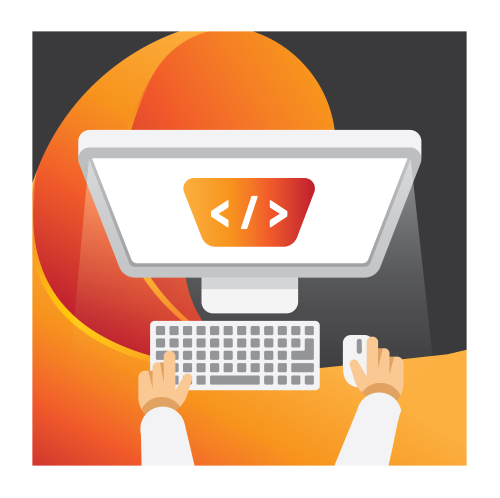
#> input picture assets/logo.jpg, 1000 x 995 px (shown at 1/2 size)
$ jupyter execute --allow-errors my_object_detection.ipynb
#> lines starting #> are read from the running program, lines starting #| are printed output that depends on the picture; after the words box and inside, x2 and y2 are one past the last pixel; in counts of white or black regions, pixels touching at a corner belong together
[cell 1]
import cv2
import random
import numpy as np

[cell 2]
img = cv2.imread('assets/logo.jpg', 1)
#> img is the input picture: shape (995, 1000, 3); mean B, G, R 145, 170.8, 209.1
img = cv2.resize(img, (0, 0), fx=0.5, fy=0.5)
#> img: shape (498, 500, 3)
img = cv2.rotate(img, cv2.ROTATE_90_CLOCKWISE)
#> img: shape (500, 498, 3)
cv2.imwrite('new_img.jpg', img)

cv2.imshow('Image', img)
cv2.waitKey(0)
cv2.destroyAllWindows()

[cell 3]
img = cv2.imread('assets/logo.jpg', -1)

# Change first 100 rows to random pixels
for i in range(100):
    for j in range(img.shape[1]):
        img[i][j] = [random.randint(0, 255), random.randint(0, 255), random.randint(0, 255)]
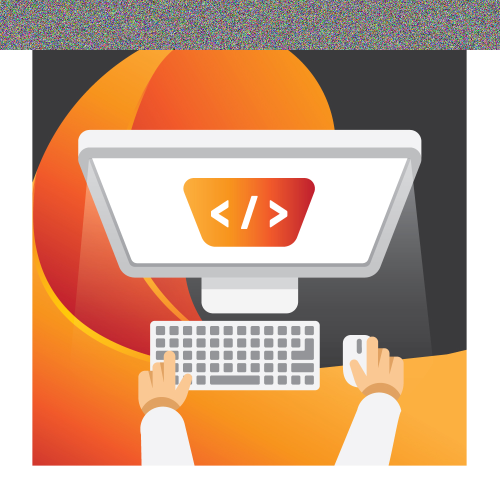
#> img: shape (995, 1000, 3) (shown at 1/2 size); 10.05% of pixels changed, all inside (x1, y1, x2, y2) = (0, 0, 1000, 100)

[cell 4]
# Copy part of image
tag = img[500:700, 600:900]
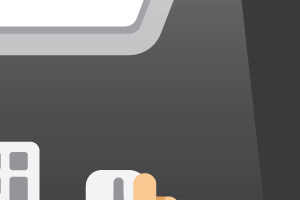
#> tag: shape (200, 300, 3); mean B, G, R 107.9, 106.5, 106.8
img[100:300, 650:950] = tag
#> img: shape (995, 1000, 3); 5.33% of pixels changed, all inside (x1, y1, x2, y2) = (650, 100, 950, 300)
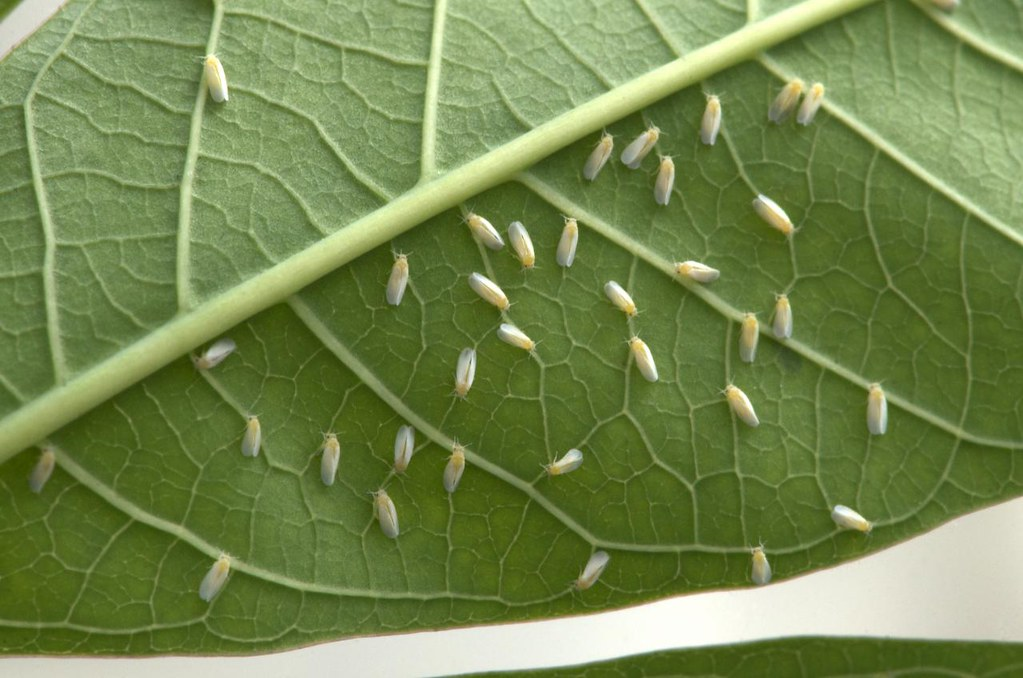
#> input picture assets/cassava_wtfy.jpg, 1023 x 678 px, given in place of the camera
#> further down, frame is the input picture: shape (678, 1023, 3); mean B, G, R 79.2, 135.6, 116.4

cv2.imshow('Image', img)
cv2.waitKey(0)
cv2.destroyAllWindows()

[cell 5]
cap = cv2.VideoCapture(0)

#> (the rest of this cell did not finish here and is left out)

[cell 6]
cap = cv2.VideoCapture(0)

while True:
    ret, frame = cap.read()
    width = int(cap.get(3))
    height = int(cap.get(4))

    img = cv2.line(frame, (0, 0), (width, height), (255, 0, 0), 10)
#> img: shape (678, 1023, 3)
    img = cv2.line(img, (0, height), (width, 0), (0, 255, 0), 5)
    img = cv2.rectangle(img, (100, 100), (200, 200), (128, 128, 128), 5)
    img = cv2.circle(img, (300, 300), 60, (0, 0, 255), -1)
    font = cv2.FONT_HERSHEY_SIMPLEX
    img = cv2.putText(img, 'Tim is Great!', (10, height - 10), font, 2, (0, 0, 0), 5, cv2.LINE_AA)

    cv2.imshow('frame', img)

    if cv2.waitKey(1) == ord('q'):
#> (key q is pressed here)
        break

cap.release()
cv2.destroyAllWindows()

[cell 7]
cap = cv2.VideoCapture(0)

while True:
    ret, frame = cap.read()
    width = int(cap.get(3))
    height = int(cap.get(4))

    hsv = cv2.cvtColor(frame, cv2.COLOR_BGR2HSV)
#> hsv: shape (678, 1023, 3); mean H, S, V 39.9, 122, 135.8
    lower_blue = np.array([90, 50, 50])
    upper_blue = np.array([130, 255, 255])

    mask = cv2.inRange(hsv, lower_blue, upper_blue)
#> mask: shape (678, 1023); every value is 0

    result = cv2.bitwise_and(frame, frame, mask=mask)
#> result: shape (678, 1023, 3); every value is 0

    cv2.imshow('frame', result)
    cv2.imshow('mask', mask)

    if cv2.waitKey(1) == ord('q'):
#> (key q is pressed here)
        break

cap.release()
cv2.destroyAllWindows()

[cell 8]
img = cv2.imread('assets/chessboard.png')
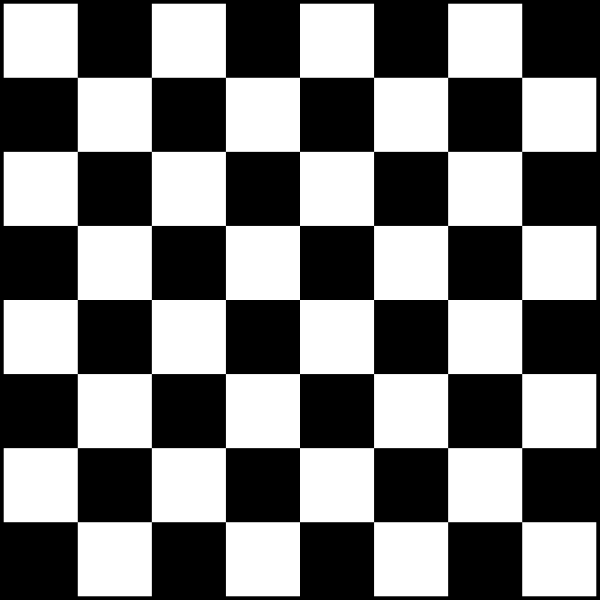
#> input picture assets/chessboard.png, 1200 x 1200 px (shown at 1/2 size)
#> img is the input picture: shape (1200, 1200, 3); min 0, max 255, mean 124.4
img = cv2.resize(img, (0, 0), fx=0.75, fy=0.75)
#> img: shape (900, 900, 3)
gray = cv2.cvtColor(img, cv2.COLOR_BGR2GRAY)

corners = cv2.goodFeaturesToTrack(gray, 100, 0.01, 10)
#> corners = 79 rows, first 8: [450, 450], [449, 561], [338, 450], [561, 449], [450, 338], [339, 560], [560, 339], [560, 560]
corners = np.int0(corners)

for corner in corners:
    x, y = corner.ravel()
    cv2.circle(img, (x, y), 5, (255, 0, 0), -1)
#> this loop made 79 passes
#> (x, y) on passes 1 to 12: (450, 450), (449, 561), (338, 450), (561, 449), (450, 338), (339, 560), (560, 339), (560, 560), (339, 339), (450, 672), (672, 450), (227, 450)
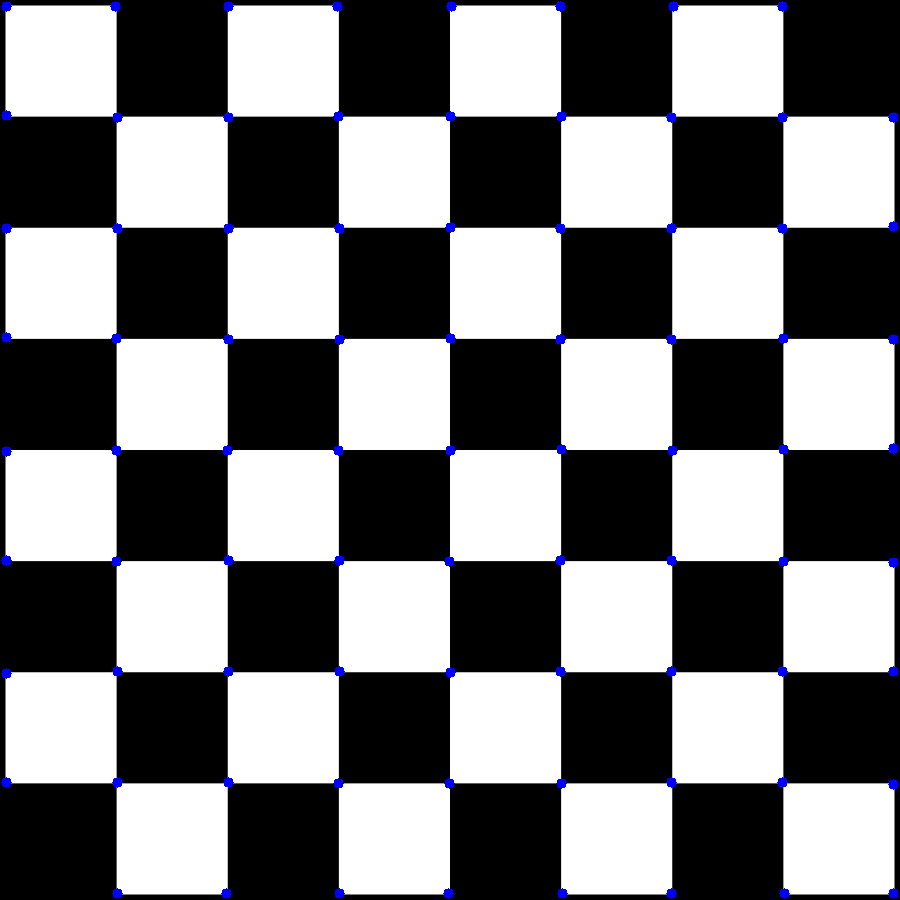
#> img: shape (900, 900, 3); mean B, G, R 125.5, 123.5, 123.5

for i in range(len(corners)):
    for j in range(i + 1, len(corners)):
        corner1 = tuple(corners[i][0])
        corner2 = tuple(corners[j][0])
        color = tuple(map(lambda x: int(x), np.random.randint(0, 255, size=3)))
        cv2.line(img, corner1, corner2, color, 1)
#> this loop made 79 passes
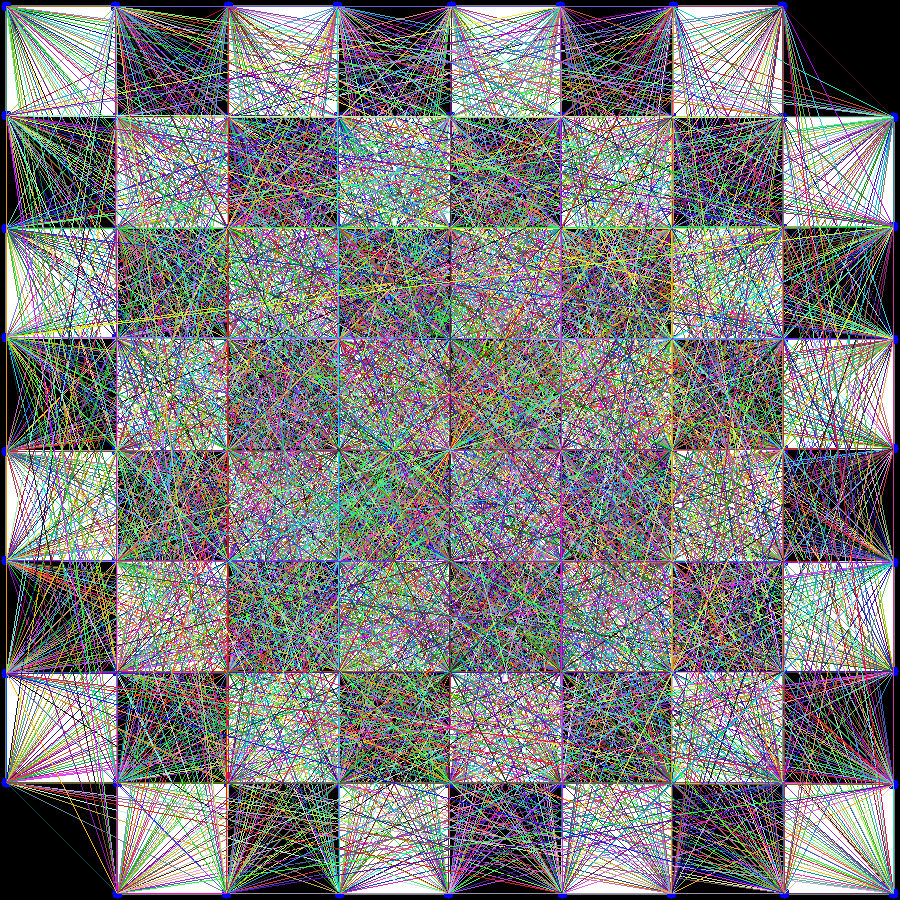
#> img: shape (900, 900, 3); mean B, G, R 124.3, 123.7, 123.7

cv2.imshow('Frame', img)
cv2.waitKey(0)
cv2.destroyAllWindows()

[cell 9]
img = cv2.resize(cv2.imread('assets/soccer_practice.jpg', 0), (0, 0), fx=0.5, fy=0.5)
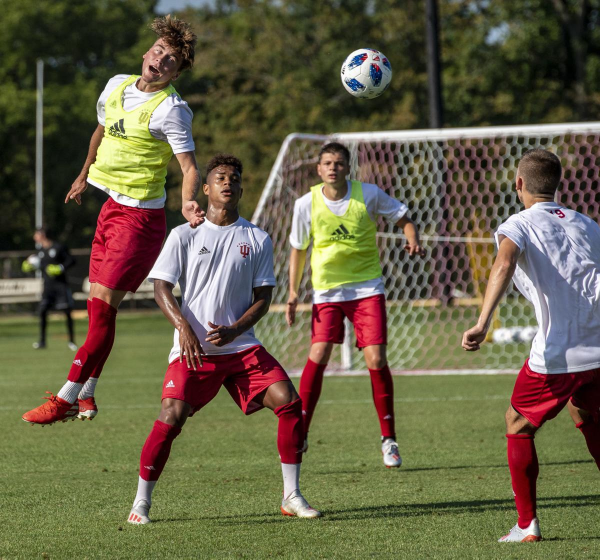
#> input picture assets/soccer_practice.jpg, 1200 x 1119 px (shown at 1/2 size)
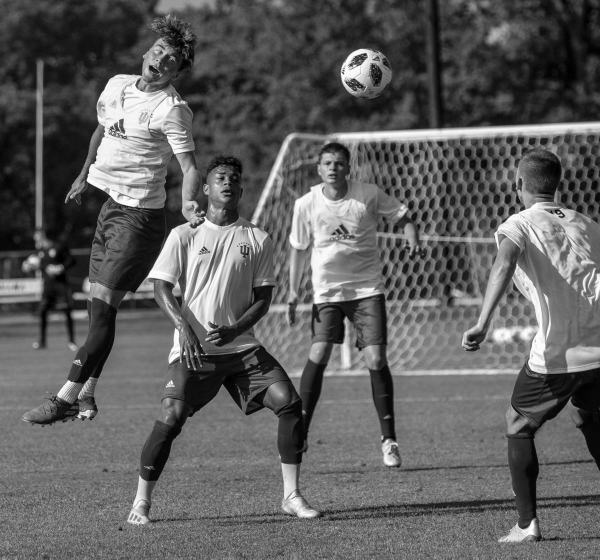
#> img: shape (560, 600); min 0, max 255, mean 95.2
#> (the rest of this cell did not finish here and is left out)

[cell 10]
cap = cv2.VideoCapture(0)
face_cascade = cv2.CascadeClassifier(cv2.data.haarcascades + 'haarcascade_frontalface_default.xml')
eye_cascade = cv2.CascadeClassifier(cv2.data.haarcascades + 'haarcascade_eye.xml')

while True:
    ret, frame = cap.read()

    gray = cv2.cvtColor(frame, cv2.COLOR_BGR2GRAY)
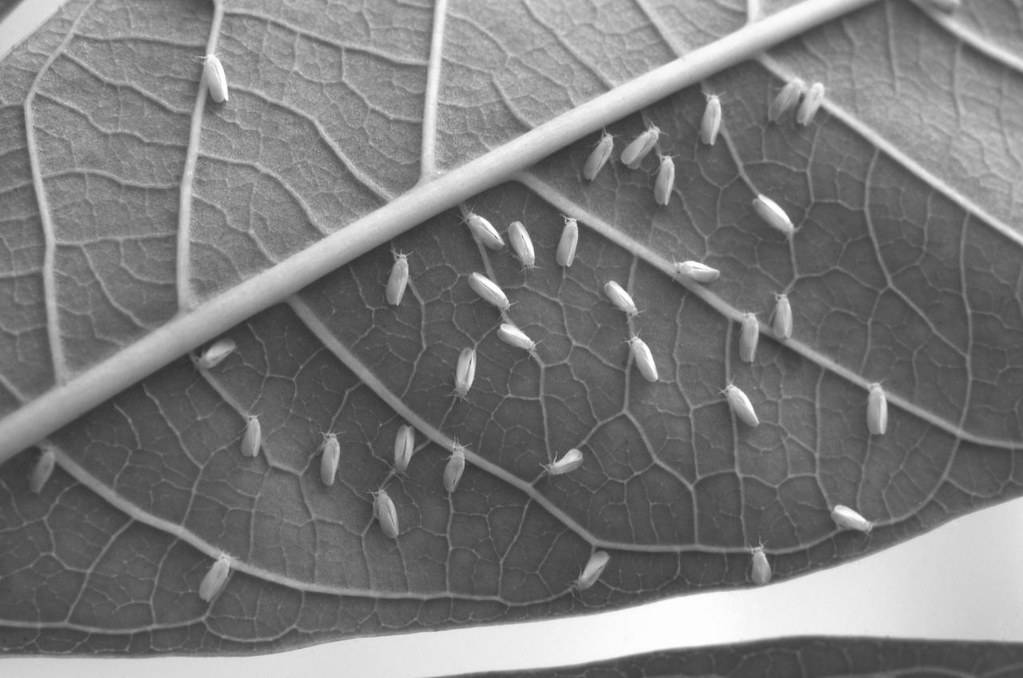
#> gray: shape (678, 1023); min 48, max 255, mean 123.4
    faces = face_cascade.detectMultiScale(gray, 1.3, 5)
#> faces = ()
    for (x, y, w, h) in faces:
        cv2.rectangle(frame, (x, y), (x + w, y + h), (255, 0, 0), 5)
        roi_gray = gray[y:y+w, x:x+w]
        roi_color = frame[y:y+h, x:x+w]
        eyes = eye_cascade.detectMultiScale(roi_gray, 1.3, 5)
        for (ex, ey, ew, eh) in eyes:
            cv2.rectangle(roi_color, (ex, ey), (ex + ew, ey + eh), (0, 255, 0), 5)
#> this loop made 0 passes

    cv2.imshow('frame', frame)

    if cv2.waitKey(1) == ord('q'):
#> (key q is pressed here)
        break

cap.release()
cv2.destroyAllWindows()

#> (a cell that did not finish here is left out)

[cell 12]
img = cv2.resize(cv2.imread('assets/cassava_wtfy.jpg', 0), (0, 0), fx=0.9, fy=0.9)
#> img: shape (610, 921); min 49, max 255, mean 123.3
#> (the rest of this cell did not finish here and is left out)
